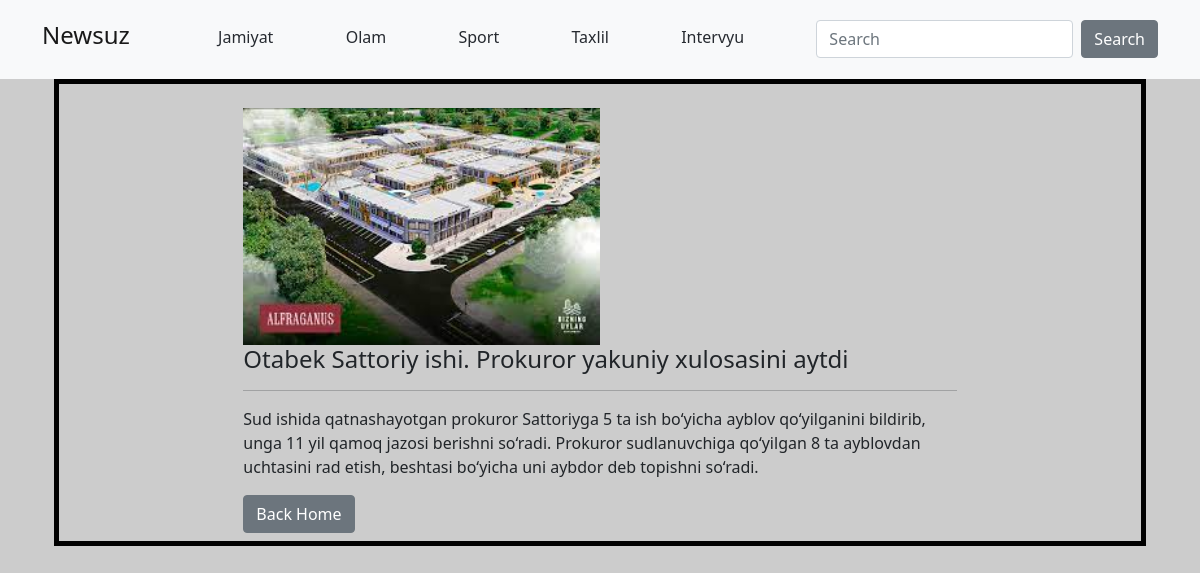
The page /news/16 on the database its author committed.
### categories/models.py (models this page shows, shortened)
class CategoryModel(models.Model):
    title =models.CharField(max_length=150)
    class Meta:
        verbose_name = 'category'
        verbose_name_plural = 'categories'

### Newssite/models.py (models this page shows, shortened)
class NewsModel(models.Model):
    title = models.CharField(max_length=255)
    description = models.TextField()
    created_at = models.DateTimeField(auto_now_add=True)
    image = models.ImageField()
    category = models.ForeignKey(CategoryModel, on_delete=models.PROTECT, related_name='news', null=True)
    class Meta:
        verbose_name = 'new'
        verbose_name_plural = 'news'

### Newssite/views.py (the view)
# urls.py: path('news/<int:pk>', NewsDetailView.as_view(), name = 'detail')
class NewsDetailView(DetailView):
    template_name = 'details.html'
    model =  NewsModel
    queryset = NewsModel.objects.all()

### Website/context_processors.py (called while the page is built)
def get_categories(request):
    return {
        'categories': CategoryModel.objects.all()
    }

### templates/details.html
{% extends 'base.html' %}
{% block content %}
    <div class="container">
        <div style="border: 5px solid black;">
            <div class="row mb-2 mt-4">
                <div class="col-8 offset-2">
                    <img class="w-50" src="{{ object.image.url }}">
                    <h4>{{ object.title }}</h4>
                    <hr>
                    {{ object.description|safe }}
                    <div class="mt-3">
                        <a  href="{% url 'news:list' %}">
                            <button class="btn btn-secondary">Back Home</button>
                        </a>
                    </div>
                </div>
            </div>
        </div>
    </div>
{% endblock %}

### templates/layouts/header.html
<nav class="navbar navbar-light bg-light p-3">
    <div class="container">
        <a href="{% url 'news:list' %}" class="navbar-brand">
            <h4>Newsuz</h4>
        </a>
        {% for i in categories %}
            <a href="{% url 'news:category' pk=i.pk %}">
                <h6 class="mt-1">{{ i.title }}</h6>
            </a>
        {% endfor %}
        <form class="d-flex">
            <input value="{{ request.GET.q }}" name="q" class="form-control me-2" type="search" placeholder="Search"
                   aria-label="Search">
            <button class="btn btn-secondary" type="submit">Search</button>
        </form>
    </div>
</nav>

### templates/base.html (style rules this page uses)
body { background-color: #cccccc; }
a { text-decoration: none; color: rgb(38, 42, 48); }

### rows shown on the page
CategoryModel: title "Jamiyat"
CategoryModel: title "Olam"
CategoryModel: title "Sport"
CategoryModel: title "Taxlil"
CategoryModel: title "Intervyu"
NewsModel: image (picture), title "Otabek Sattoriy ishi. Prokuror yakuniy xulosasini aytdi", description "Sud ishida qatnashayotgan prokuror Sattoriyga 5 ta ish bo‘yicha ayblov qo‘yilganini bildirib, unga 11 yil qamoq jazosi berishni so‘radi. Prokuror sudlanuvchiga qo‘yilgan 8 ta ayblovdan uchtasini rad etish, beshtasi bo‘yicha uni aybdor deb topishni so‘radi."
